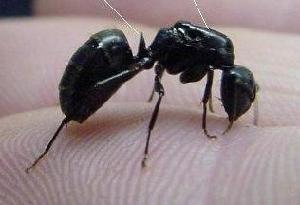
//> input picture parte2/img/ant/image_0001.jpg, 300 x 205 px; its folder holds only this picture in this run
$ ./Parte02   (built with g++ and OpenCV 4)
//> lines starting //> are read from the running program, lines starting //| are printed output that depends on the picture
### parte2/imagen.hpp
#include <iostream>
#include <cstdlib>
#include <random>
#include <cmath>
#include <string>
#include <dirent.h>
#include <ctime>
#include <fstream>

//Librerías de OpenCV
#include <opencv2/core/core.hpp>           // Contiene las definiciones base de matrices y estructuras
#include <opencv2/highgui/highgui.hpp>     // Interfaz gráfica de usuario
#include <opencv2/imgproc/imgproc.hpp>     // Procesamiento de imágenes
#include <opencv2/imgcodecs/imgcodecs.hpp> // Códecs para leer los distintos formatos de imágenes (JPG, PNG, etc.)
#include <opencv2/video/video.hpp>         // Lectura de vídeos
#include <opencv2/videoio/videoio.hpp>     // Lectura y escritura de videos

using namespace std;
using namespace cv;

class Imagen{
    public:
        string nombre;
        cv::Mat b;
        cv::Mat g;
        cv::Mat r;
        cv::Mat imagenColor;
        cv::Mat imagenGray;
};

### parte2/Parte02.cpp
#include <iostream>
#include <cstdlib>
#include <random>
#include <cmath>
#include <vector>
#include <string>
#include <dirent.h>
#include <ctime>
#include <fstream>
#include <glob.h>
#include <stdio.h>
#include <unistd.h>

//Librerías de OpenCV
#include <opencv2/core/core.hpp>           // Contiene las definiciones base de matrices y estructuras
#include <opencv2/highgui/highgui.hpp>     // Interfaz gráfica de usuario
#include <opencv2/imgproc/imgproc.hpp>     // Procesamiento de imágenes
#include <opencv2/imgcodecs/imgcodecs.hpp> // Códecs para leer los distintos formatos de imágenes (JPG, PNG, etc.)
#include <opencv2/video/video.hpp>         // Lectura de vídeos
#include <opencv2/videoio/videoio.hpp>     // Lectura y escritura de videos
//#include <opencv2/opencv.hpp> // Permite cargar todas las librerías de OpenCV

#include "imagen.hpp"

using namespace std;
using namespace cv;


int ancho = 300;
int alto = 200;
string carpetas[4] = {"./img/ant/*","./img/motorbikes/*", "./img/sunflower/*", "./img/watch/*"};
string reporte = "";
int matriz_gray[4][4] = {(0,0,0,0),
                         (0,0,0,0),
                         (0,0,0,0),
                         (0,0,0,0)};
int matriz_bgr[4][4] = {(0,0,0,0),
                        (0,0,0,0),
                        (0,0,0,0),
                        (0,0,0,0)};

vector<string> globVector(const string& pattern){
    glob_t glob_result;
    glob(pattern.c_str(),GLOB_TILDE,NULL,&glob_result);
    vector<string> files;
    for(unsigned int i=0;i<glob_result.gl_pathc;++i){
        files.push_back(string(glob_result.gl_pathv[i]));
    }
    globfree(&glob_result);
    return files;
}

void imprimirVectorString(vector<string> arreglo){
    for(string elemento: arreglo){
        cout << elemento << endl;
    }
}

void ordenarAleatoriamente(vector<string>& arreglo){
    random_device rd;
    default_random_engine rng(rd());
    shuffle(arreglo.begin(), arreglo.end(),rng);
}

void cargarImagenes(vector<Imagen>& train, vector<Imagen>& test,
                    vector<string> dir){
    int limit =(int)(dir.size()*0.8);
    for(int i = 0; i < dir.size() ; i++){
        Imagen imagen;
        imagen.nombre=dir[i];
        Mat img = imread(dir[i]);
//> img is the input picture: 205 rows x 300 cols, CV_8UC3; mean B, G, R 131.8, 129.1, 144
        resize(img, img, Size(ancho, alto), INTER_LINEAR);
//> img: 200 rows x 300 cols, CV_8UC3
        imagen.imagenColor=img;
        vector<Mat> bgr_canales;
        split( img, bgr_canales );
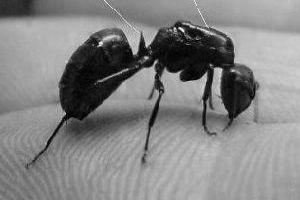
//> bgr_canales[0]: 200 rows x 300 cols, CV_8UC1; min 0, max 250, mean 131.7
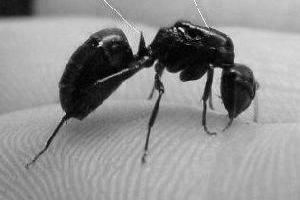
//> bgr_canales[2]: 200 rows x 300 cols, CV_8UC1; min 0, max 255, mean 143.9
        imagen.b=bgr_canales[0];
        imagen.g=bgr_canales[1];
        imagen.r=bgr_canales[2];
        cvtColor(img,img,COLOR_BGR2GRAY);
//> img: 200 rows x 300 cols, CV_8UC1
        imagen.imagenGray=img;
        if(i < limit){
            train.push_back(imagen);
        }else{
            test.push_back(imagen);
        }
    }
}

int restarImagen(Mat& img1, Mat& img2){
    Mat resta;
    //subtract(img1,img2,resta);
    absdiff(img1,img2,resta);
    int resultado=0;
    for(int i = 0; i< resta.rows; i++){
        for (int j = 0; j < resta.cols; j++)
        {
            resultado+=(int)resta.at<uchar>(i,j);
            //cout << (int) resta.at<uchar>(i,j) << endl;
        }
    }
    //cout << resultado << endl;
    return resultado;
}

void predecirGray(  vector<Imagen>& test,
                    vector<Imagen>& ants, vector<Imagen>& motorBikes,
                    vector<Imagen>& sunFlowers, vector<Imagen>& watches, int aux){
    int minimal = 255*100*200;//(255*200*100)
    int prediccion = 0;
    for(Imagen testing: test){
        for(Imagen ant: ants){
            int resta = restarImagen(testing.imagenGray,ant.imagenGray);
            if(resta <  minimal){
                minimal=resta;
            }
        }
        for(Imagen motorBike: motorBikes){
            int resta = restarImagen(testing.imagenGray,motorBike.imagenGray);
            if(resta <  minimal){
                minimal=resta;
                if(prediccion==0){
                    prediccion+=1;
                }
            }
        }
        for(Imagen sunFlower: sunFlowers){
            int resta = restarImagen(testing.imagenGray,sunFlower.imagenGray);
            if(resta <  minimal){
                minimal=resta;
                if(prediccion==1){
                    prediccion+=1;
                }
            }
        }
        for(Imagen watch: watches){
            int resta = restarImagen(testing.imagenGray,watch.imagenGray);
            if(resta <  minimal){
                minimal=resta;
                if(prediccion==2){
                    prediccion+=1;
                }
            }
        }
        //cout << "Predicción: " << prediccion << endl;
        matriz_gray[aux][prediccion]+=1;
    }
}

void predecirColor( vector<Imagen>& test,
                    vector<Imagen>& ants, vector<Imagen>& motorBikes,
                    vector<Imagen>& sunFlowers, vector<Imagen>& watches, int aux){
    int minimal = (255*200*100*3);
    int prediccion = 0;
    for(Imagen testing: test){
        for(Imagen ant: ants){
            int resta_b = restarImagen(testing.b,ant.b);
            int resta_g = restarImagen(testing.g,ant.g);
            int resta_r = restarImagen(testing.r,ant.r);
            int resta = resta_b + resta_g + resta_r;
            if(resta <  minimal){
                minimal=resta;
            }
        }
        for(Imagen motorBike: motorBikes){
            int resta_b = restarImagen(testing.b,motorBike.b);
            int resta_g = restarImagen(testing.g,motorBike.g);
            int resta_r = restarImagen(testing.r,motorBike.r);
            int resta = resta_b + resta_g + resta_r;
            if(resta <  minimal){
                minimal=resta;
                if(prediccion==0){
                    prediccion+=1;
                }
            }
        }
        for(Imagen sunFlower: sunFlowers){
            int resta_b = restarImagen(testing.b,sunFlower.b);
            int resta_g = restarImagen(testing.g,sunFlower.g);
            int resta_r = restarImagen(testing.r,sunFlower.r);
            int resta = resta_b + resta_g + resta_r;
            if(resta <  minimal){
                minimal=resta;
                if(prediccion==1){
                    prediccion+=1;
                }
            }
        }
        for(Imagen watch: watches){
            int resta_b = restarImagen(testing.b,watch.b);
            int resta_g = restarImagen(testing.g,watch.g);
            int resta_r = restarImagen(testing.r,watch.r);
            int resta = resta_b + resta_g + resta_r;
            if(resta <  minimal){
                minimal=resta;
                if(prediccion==2){
                    prediccion+=1;
                }
            }
        }
        //cout << "Predicción: " << prediccion << endl;
        matriz_bgr[aux][prediccion]+=1;
    }
}


void imprimirMatriz(int mat[4][4]){
    for (int i = 0; i < 4; i++)
    {
        for (int j = 0; j < 4; j++)
        {
            cout << mat[i][j] << " " << ends;
            reporte += to_string(mat[i][j])+",";
        }
        reporte += "\n";
        cout << "\n" << endl;
    }

}

int main(){

    vector<string> dirAnt = globVector(carpetas[0]);
    vector<string> dirMotorBikes = globVector(carpetas[1]);
    vector<string> dirSunFlower = globVector(carpetas[2]);
    vector<string> dirWacth = globVector(carpetas[3]);
    ordenarAleatoriamente(dirAnt);
    ordenarAleatoriamente(dirMotorBikes);
    ordenarAleatoriamente(dirSunFlower);
    ordenarAleatoriamente(dirWacth);
    //imprimirVectorString(dirAnt);

    vector<Imagen> trainAnt;
    vector<Imagen> testAnt;
    cargarImagenes(trainAnt, testAnt, dirAnt);

    vector<Imagen> trainMotorBike;
    vector<Imagen> testMotorBike;
    cargarImagenes(trainMotorBike, testMotorBike, dirMotorBikes);

    vector<Imagen> trainSunFlower;
    vector<Imagen> testSunFlower;
    cargarImagenes(trainSunFlower, testSunFlower, dirSunFlower);

    vector<Imagen> trainWacth;
    vector<Imagen> testWacth;
    cargarImagenes(trainWacth, testWacth, dirWacth);

    //restarImagen(trainAnt.at(0).imagenGray,trainAnt.at(0).imagenGray);

    predecirGray(testAnt,trainAnt,trainMotorBike,trainSunFlower,trainWacth,0);
//> the loop in predecirGray, `for(Imagen testing: test)` made 1 pass
//> (minimal, prediccion) on pass 1: (5100000, 0)
//> after the loop in predecirGray, `for(Imagen testing: test)`: minimal = 5100000; prediccion = 0
    predecirGray(testMotorBike,trainAnt,trainMotorBike,trainSunFlower,trainWacth,1);
    predecirGray(testSunFlower,trainAnt,trainMotorBike,trainSunFlower,trainWacth,2);
    predecirGray(testWacth,trainAnt,trainMotorBike,trainSunFlower,trainWacth,3);
    cout << "Matriz de confución de GrayScale" << endl;
    imprimirMatriz(matriz_gray);
    predecirColor(testAnt,trainAnt,trainMotorBike,trainSunFlower,trainWacth,0);
//> the loop in predecirColor, `for(Imagen testing: test)` made 1 pass
//> (minimal, prediccion) on pass 1: (15300000, 0)
//> after the loop in predecirColor, `for(Imagen testing: test)`: minimal = 15300000; prediccion = 0
    predecirColor(testMotorBike,trainAnt,trainMotorBike,trainSunFlower,trainWacth,1);
    predecirColor(testSunFlower,trainAnt,trainMotorBike,trainSunFlower,trainWacth,2);
    predecirColor(testWacth,trainAnt,trainMotorBike,trainSunFlower,trainWacth,3);
    cout << "Matriz de confución de BGR" << endl;
    imprimirMatriz(matriz_bgr);

    ofstream file;
    file.open("./Reporte.csv", std::fstream::in | std::fstream::out | std::fstream::app);
    file << reporte;
    file.close();

    return EXIT_SUCCESS;
}

$ run again, on parte2/img/ant/image_0007.jpg
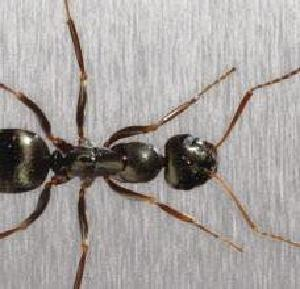
//> input picture parte2/img/ant/image_0007.jpg, 300 x 289 px
//> in cargarImagenes, img is the input picture: 289 rows x 300 cols, CV_8UC3; mean B, G, R 157.2, 159.9, 165.1
//> in cargarImagenes, `resize(img, img, Size(ancho, alto), INTER_LINEAR);`:
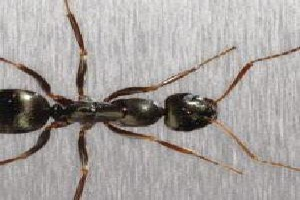
//> img: 200 rows x 300 cols, CV_8UC3; mean B, G, R 157.1, 159.8, 165
//> in cargarImagenes, `split( img, bgr_canales );`:
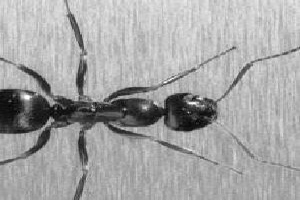
//> bgr_canales[2]: 200 rows x 300 cols, CV_8UC1; min 2, max 255, mean 165
//> the loop in predecirGray, `for(Imagen testing: test)` made 1 pass
//> (minimal, prediccion) on pass 1: (5100000, 0)
//> after the loop in predecirGray, `for(Imagen testing: test)`: minimal = 5100000; prediccion = 0
//> the loop in predecirColor, `for(Imagen testing: test)` made 1 pass
//> (minimal, prediccion) on pass 1: (15300000, 0)
//> after the loop in predecirColor, `for(Imagen testing: test)`: minimal = 15300000; prediccion = 0

$ run again, on parte2/img/ant/image_0008.jpg
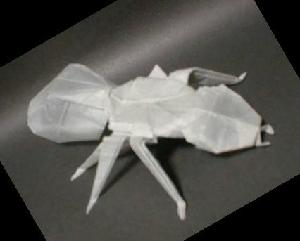
//> input picture parte2/img/ant/image_0008.jpg, 300 x 241 px
//> in cargarImagenes, img is the input picture: 241 rows x 300 cols, CV_8UC3; mean B, G, R 80.3, 84.7, 85.5
//> in cargarImagenes, `resize(img, img, Size(ancho, alto), INTER_LINEAR);`:
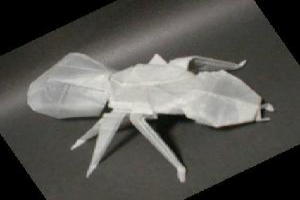
//> img: 200 rows x 300 cols, CV_8UC3; mean B, G, R 80.3, 84.6, 85.4
//> the loop in predecirGray, `for(Imagen testing: test)` made 1 pass
//> (minimal, prediccion) on pass 1: (5100000, 0)
//> after the loop in predecirGray, `for(Imagen testing: test)`: minimal = 5100000; prediccion = 0
//> the loop in predecirColor, `for(Imagen testing: test)` made 1 pass
//> (minimal, prediccion) on pass 1: (15300000, 0)
//> after the loop in predecirColor, `for(Imagen testing: test)`: minimal = 15300000; prediccion = 0

$ run again, on parte2/img/ant/image_0009.jpg
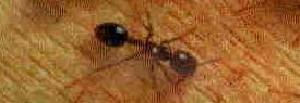
//> input picture parte2/img/ant/image_0009.jpg, 300 x 103 px
//> in cargarImagenes, img is the input picture: 103 rows x 300 cols, CV_8UC3; mean B, G, R 46.5, 98.9, 154.1
//> in cargarImagenes, `split( img, bgr_canales );`:
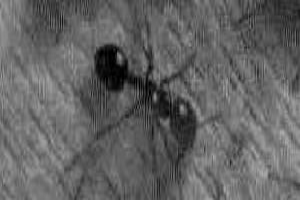
//> bgr_canales[1]: 200 rows x 300 cols, CV_8UC1; min 0, max 173, mean 98.7
//> in cargarImagenes, `split( img, bgr_canales );`:
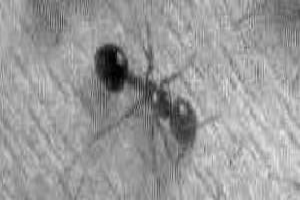
//> bgr_canales[2]: 200 rows x 300 cols, CV_8UC1; min 0, max 231, mean 154
//> the loop in predecirGray, `for(Imagen testing: test)` made 1 pass
//> (minimal, prediccion) on pass 1: (5100000, 0)
//> after the loop in predecirGray, `for(Imagen testing: test)`: minimal = 5100000; prediccion = 0
//> the loop in predecirColor, `for(Imagen testing: test)` made 1 pass
//> (minimal, prediccion) on pass 1: (15300000, 0)
//> after the loop in predecirColor, `for(Imagen testing: test)`: minimal = 15300000; prediccion = 0

$ run again, on parte2/img/ant/image_0003.jpg
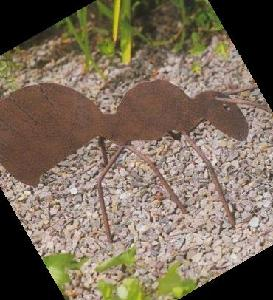
//> input picture parte2/img/ant/image_0003.jpg, 273 x 300 px
//> in cargarImagenes, img is the input picture: 300 rows x 273 cols, CV_8UC3; mean B, G, R 89.6, 106.8, 121.4
//> in cargarImagenes, `resize(img, img, Size(ancho, alto), INTER_LINEAR);`:
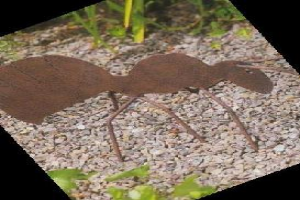
//> img: 200 rows x 300 cols, CV_8UC3; mean B, G, R 89.5, 106.7, 121.3
//> in cargarImagenes, `split( img, bgr_canales );`:
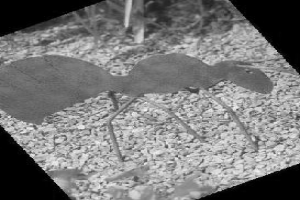
//> bgr_canales[2]: 200 rows x 300 cols, CV_8UC1; min 0, max 247, mean 121.3
//> the loop in predecirGray, `for(Imagen testing: test)` made 1 pass
//> (minimal, prediccion) on pass 1: (5100000, 0)
//> after the loop in predecirGray, `for(Imagen testing: test)`: minimal = 5100000; prediccion = 0
//> the loop in predecirColor, `for(Imagen testing: test)` made 1 pass
//> (minimal, prediccion) on pass 1: (15300000, 0)
//> after the loop in predecirColor, `for(Imagen testing: test)`: minimal = 15300000; prediccion = 0
